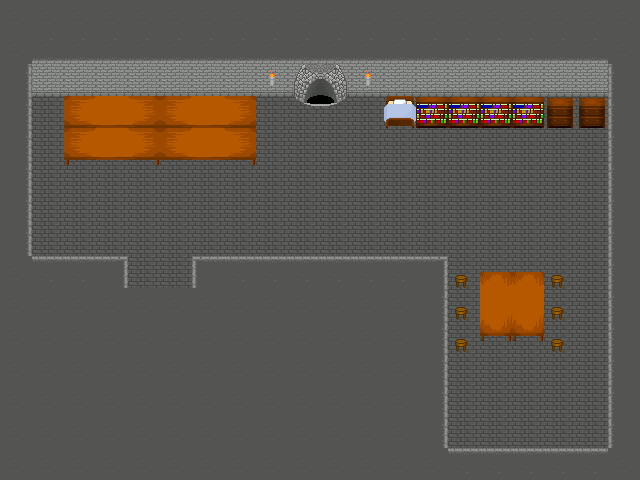

A 2D game scene composited from a Tiled map and its tileset images. What follows is a short description and the map's XML, with each tile layer's data collapsed to a summary:
An orthogonal 20x15 tile map with 32x32 px tiles, 4 tile layers (Tile Layer 1, Tile Layer 3, Tile Layer 2, Tile Layer 4), 2 tilesets and 21 objects.

<map version="1.0" orientation="orthogonal" renderorder="right-down" width="20" height="15" tilewidth="32" tileheight="32">
 <tileset firstgid="1" name="Inside" tilewidth="32" tileheight="32">
  <image source="SOWOBJECTSINDOORSxcf.png" trans="ff00ff" width="640" height="480" />
 </tileset>
 <tileset firstgid="301" name="AnimatedTiles" tilewidth="32" tileheight="32">
  <image source="AnimatedTiles.png" trans="ff00ff" width="160" height="640" />
  <tile id="25">
   <animation>
    <frame tileid="25" duration="100" />
    <frame tileid="26" duration="100" />
    <frame tileid="27" duration="100" />
    <frame tileid="28" duration="39" />
   </animation>
  </tile>
 </tileset>
 <layer name="Tile Layer 1" width="20" height="15">
  <data>[300 cells, 300 non-empty, 1 distinct tile ids]</data>
 </layer>
 <layer name="Tile Layer 3" width="20" height="15">
  <data>[300 cells, 19 non-empty, 2 distinct tile ids]</data>
 </layer>
 <layer name="Tile Layer 2" width="20" height="15">
  <data>[300 cells, 159 non-empty, 7 distinct tile ids]</data>
 </layer>
 <layer name="Tile Layer 4" width="20" height="15">
  <data>[300 cells, 40 non-empty, 17 distinct tile ids]</data>
 </layer>
 <objectgroup name="Boxes">
  <object x="7" y="315" width="439" height="163" />
  <object x="0" y="258" width="120" height="55" />
  <object x="193" y="261" width="250" height="50" />
  <object x="0" y="-1" width="293" height="91" />
  <object x="338" y="2" width="295" height="97" />
  <object x="294" y="85" width="44" height="18" />
  <object x="383" y="94" width="255" height="36" />
  <object x="605" y="134" width="35" height="344" />
  <object x="447" y="450" width="159" height="24" />
  <object x="118.5" y="159.5" width="1.625" height="5.25" />
  <object x="64" y="93.5" width="192.5" height="63.5" />
  <object x="0" y="90" width="30" height="167" />
  <object x="480" y="271.333" width="64" height="61.6667" />
  <object x="456.875" y="340.125" width="7.75" height="5.625" />
  <object x="456.75" y="308.125" width="8.25" height="4.75" />
  <object x="458.125" y="275.5" width="6.125" height="6.5" />
  <object x="553.875" y="275" width="7.125" height="7" />
  <object x="553.75" y="306.625" width="6.5" height="8" />
  <object x="554.125" y="338.625" width="5.75" height="8.125" />
 </objectgroup>
 <objectgroup name="Strint">
  <object x="157" y="250">
   <properties>
    <property name="STR" value="1" />
   </properties>
  </object>
 </objectgroup>
 <objectgroup name="TriggerLayer">
  <object x="122" y="284" width="71" height="30">
   <properties>
    <property name="Door" value="INT3:A4" />
   </properties>
  </object>
 </objectgroup>
</map>